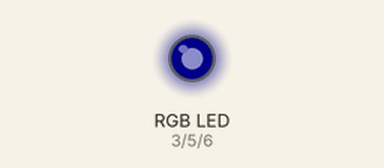
This sketch was run on a simulated Arduino Uno, built with avr-gcc and run on an emulated ATmega328P. Parts: an RGB LED mixed from three pins (HIGH = lit). Dim RGB values are drawn brighter than linear.

Above: at 0.05 s.
At 3.0 s:
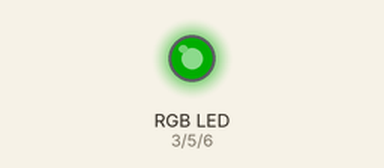
At 6.0 s:
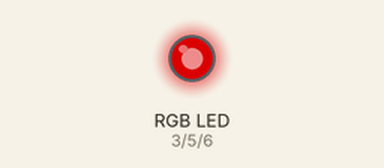
Timing chart, 0 to 7.8 s (numbered marks = the images above):
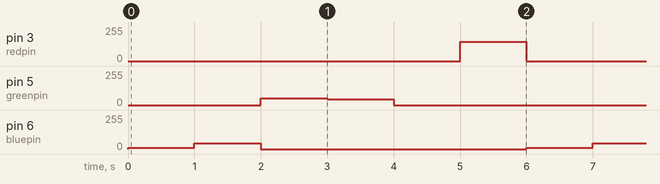

Measured:
- by itself, pin 3 (redpin): alternates 144/255 for 1.0 s and 0/255 for 5.0 s
- by itself, pin 5 (greenpin): repeats every 6.0 s: 44/255 1.0 s, 0/255 4.0 s, 50/255 1.0 s
- by itself, pin 6 (bluepin): repeats every 6.0 s: 44/255 1.0 s, 0/255 4.0 s, 10/255 1.0 s

The sketch:

NguyenM_CSCI3511_Lab6.ino
```cpp
int bluepin = 6;
int greenpin = 5;
int redpin = 3;

int colorValue[3] = {300,300,300};

void setup() {
  // put your setup code here, to run once:
  pinMode(bluepin, OUTPUT);
  pinMode(greenpin, OUTPUT);
  pinMode(redpin, OUTPUT);
}

void loop() {


  analogWrite(redpin, 0);
  analogWrite(bluepin, 10);
  delay(1000);
  analogWrite(bluepin, 300);
  delay(1000);
  analogWrite(bluepin, 0);

  analogWrite(greenpin, 50);
  delay(1000);
  analogWrite(greenpin, 300);
  delay(1000);
  analogWrite(greenpin, 0);

  delay(1000);
  analogWrite(redpin, 400);
  delay(1000);


  /*
  for (int i = 0; i < 3; i++){
    analogWrite(bluepin, colorValue[i]);
    delay(500);
    analogWrite(greenpin, colorValue[i]);
    delay(500);
    analogWrite(redpin, colorValue[i]);
    delay(500);
  }
  */


}
```
